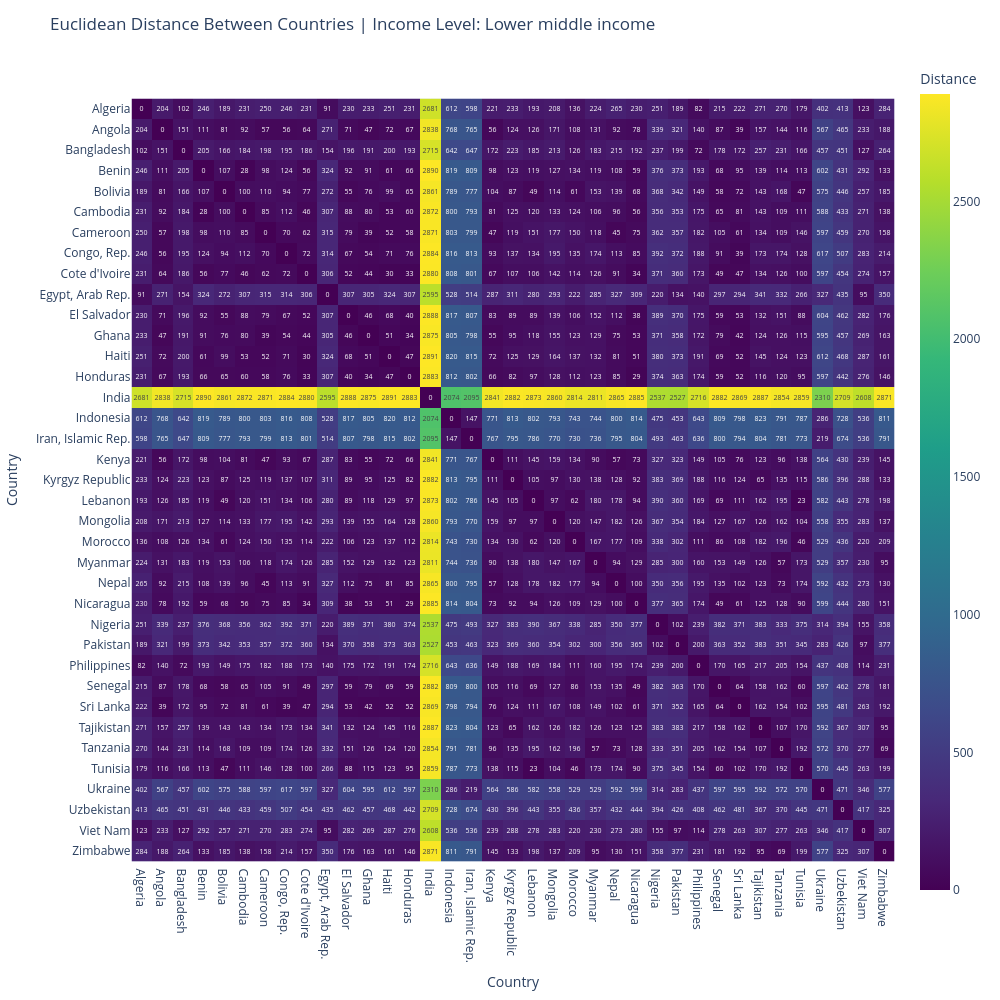

The cell this chart's notebook holds for it:
### Code cell
pca_lower_middle, pca_coordinates_lower_middle, series_labels_lower_middle = run_pca_for_income_level("Lower middle income")

### Figure 1 — Plotly figure (JSON) as saved in the notebook; plotly's stock layout.template omitted (floating-point values rounded to 4 significant figures; data arrays with more than 128 entries replaced by an {"elided": "..."} marker saying what was removed)
{"data": [{"coloraxis": "coloraxis", "hovertemplate": "Country: %{x}<br>Country: %{y}<br>Distance: %{z}<extra></extra>", "name": "0", "texttemplate": "%{z:.0f}", "type": "heatmap", "x": ["Algeria", "Angola", "Bangladesh", "Benin", "Bolivia", "Cambodia", "Cameroon", "Congo, Rep.", "Cote d'Ivoire", "Egypt, Arab Rep.", "El Salvador", "Ghana", "Haiti", "Honduras", "India", "Indonesia", "Iran, Islamic Rep.", "Kenya", "Kyrgyz Republic", "Lebanon", "Mongolia", "Morocco", "Myanmar", "Nepal", "Nicaragua", "Nigeria", "Pakistan", "Philippines", "Senegal", "Sri Lanka", "Tajikistan", "Tanzania", "Tunisia", "Ukraine", "Uzbekistan", "Viet Nam", "Zimbabwe"], "xaxis": "x", "y": ["Algeria", "Angola", "Bangladesh", "Benin", "Bolivia", "Cambodia", "Cameroon", "Congo, Rep.", "Cote d'Ivoire", "Egypt, Arab Rep.", "El Salvador", "Ghana", "Haiti", "Honduras", "India", "Indonesia", "Iran, Islamic Rep.", "Kenya", "Kyrgyz Republic", "Lebanon", "Mongolia", "Morocco", "Myanmar", "Nepal", "Nicaragua", "Nigeria", "Pakistan", "Philippines", "Senegal", "Sri Lanka", "Tajikistan", "Tanzania", "Tunisia", "Ukraine", "Uzbekistan", "Viet Nam", "Zimbabwe"], "yaxis": "y", "z": {"elided": "37x37 float values"}}], "layout": {"coloraxis": {"colorbar": {"title": {"text": "Distance"}}, "colorscale": [[0, "#440154"], [0.1111, "#482878"], [0.2222, "#3e4989"], [0.3333, "#31688e"], [0.4444, "#26828e"], [0.5556, "#1f9e89"], [0.6667, "#35b779"], [0.7778, "#6ece58"], [0.8889, "#b5de2b"], [1, "#fde725"]]}, "height": 1000, "margin": {"t": 60}, "title": {"text": "Euclidean Distance Between Countries | Income Level: Lower middle income"}, "width": 1000, "xaxis": {"anchor": "y", "autorange": true, "constrain": "domain", "domain": [0, 1], "range": [-0.5, 36.5], "scaleanchor": "y", "title": {"text": "Country"}, "type": "category"}, "yaxis": {"anchor": "x", "autorange": true, "constrain": "domain", "domain": [0.04589, 0.9541], "range": [36.5, -0.5], "title": {"text": "Country"}, "type": "category"}}}
